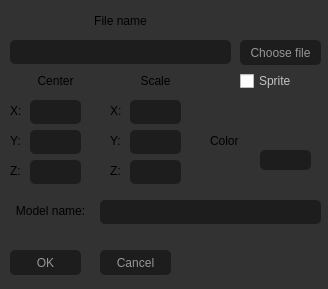
<?xml version="1.0" encoding="UTF-8"?>
<ui version="4.0">
 <class>AddModelWindow</class>
 <widget class="QDialog" name="AddModelWindow">
  <property name="geometry">
   <rect>
    <x>0</x>
    <y>0</y>
    <width>328</width>
    <height>289</height>
   </rect>
  </property>
  <property name="windowTitle">
   <string>Dialog</string>
  </property>
  <property name="styleSheet">
   <string notr="true">QDialog {
	background: rgba(50, 50, 50, 255);
}</string>
  </property>
  <widget class="QLabel" name="label_0">
   <property name="geometry">
    <rect>
     <x>10</x>
     <y>10</y>
     <width>221</width>
     <height>21</height>
    </rect>
   </property>
   <property name="styleSheet">
    <string notr="true">Qlabel{
    color: rgba(200, 200, 200, 180);
}</string>
   </property>
   <property name="text">
    <string>File name</string>
   </property>
   <property name="alignment">
    <set>Qt::AlignCenter</set>
   </property>
  </widget>
  <widget class="QLineEdit" name="le_file">
   <property name="geometry">
    <rect>
     <x>10</x>
     <y>40</y>
     <width>221</width>
     <height>24</height>
    </rect>
   </property>
   <property name="styleSheet">
    <string notr="true">QLineEdit {
    background: rgba(20, 20, 20, 180);
	color: rgba(200, 200, 200, 255);
	border-style: inset;
    border-radius: 5px;
}</string>
   </property>
  </widget>
  <widget class="QPushButton" name="pushButton_file">
   <property name="geometry">
    <rect>
     <x>240</x>
     <y>40</y>
     <width>81</width>
     <height>25</height>
    </rect>
   </property>
   <property name="styleSheet">
    <string notr="true">QPushButton {
    color: rgba(200, 200, 200, 180);
    border-radius: 5px;
    background: rgba(20, 20, 20, 180);
    }

QPushButton:hover {
    background: rgba(10, 10, 10, 180);
    }

QPushButton:pressed {
    border-style: inset;
    background: rgba(0, 0, 0, 180);
    }</string>
   </property>
   <property name="text">
    <string>Choose file</string>
   </property>
  </widget>
  <widget class="QLineEdit" name="le_moveX">
   <property name="geometry">
    <rect>
     <x>30</x>
     <y>100</y>
     <width>51</width>
     <height>24</height>
    </rect>
   </property>
   <property name="styleSheet">
    <string notr="true">QLineEdit {
    background: rgba(20, 20, 20, 180);
	color: rgba(200, 200, 200, 255);
	border-style: inset;
    border-radius: 5px;
}</string>
   </property>
  </widget>
  <widget class="QLabel" name="label_1">
   <property name="geometry">
    <rect>
     <x>10</x>
     <y>70</y>
     <width>91</width>
     <height>21</height>
    </rect>
   </property>
   <property name="styleSheet">
    <string notr="true">Qlabel{
    color: rgba(200, 200, 200, 180);
}</string>
   </property>
   <property name="text">
    <string>Center</string>
   </property>
   <property name="alignment">
    <set>Qt::AlignCenter</set>
   </property>
  </widget>
  <widget class="QLabel" name="label_2">
   <property name="geometry">
    <rect>
     <x>10</x>
     <y>100</y>
     <width>21</width>
     <height>21</height>
    </rect>
   </property>
   <property name="styleSheet">
    <string notr="true">Qlabel{
    color: rgba(200, 200, 200, 180);
}</string>
   </property>
   <property name="text">
    <string>X:</string>
   </property>
  </widget>
  <widget class="QLabel" name="label_3">
   <property name="geometry">
    <rect>
     <x>10</x>
     <y>130</y>
     <width>21</width>
     <height>21</height>
    </rect>
   </property>
   <property name="styleSheet">
    <string notr="true">Qlabel{
    color: rgba(200, 200, 200, 180);
}</string>
   </property>
   <property name="text">
    <string>Y:</string>
   </property>
  </widget>
  <widget class="QLineEdit" name="le_moveY">
   <property name="geometry">
    <rect>
     <x>30</x>
     <y>130</y>
     <width>51</width>
     <height>24</height>
    </rect>
   </property>
   <property name="styleSheet">
    <string notr="true">QLineEdit {
    background: rgba(20, 20, 20, 180);
	color: rgba(200, 200, 200, 255);
	border-style: inset;
    border-radius: 5px;
}</string>
   </property>
  </widget>
  <widget class="QLabel" name="label_4">
   <property name="geometry">
    <rect>
     <x>10</x>
     <y>160</y>
     <width>21</width>
     <height>21</height>
    </rect>
   </property>
   <property name="styleSheet">
    <string notr="true">Qlabel{
    color: rgba(200, 200, 200, 180);
}</string>
   </property>
   <property name="text">
    <string>Z:</string>
   </property>
  </widget>
  <widget class="QLineEdit" name="le_moveZ">
   <property name="geometry">
    <rect>
     <x>30</x>
     <y>160</y>
     <width>51</width>
     <height>24</height>
    </rect>
   </property>
   <property name="styleSheet">
    <string notr="true">QLineEdit {
    background: rgba(20, 20, 20, 180);
	color: rgba(200, 200, 200, 255);
	border-style: inset;
    border-radius: 5px;
}</string>
   </property>
  </widget>
  <widget class="QLabel" name="label_5">
   <property name="geometry">
    <rect>
     <x>100</x>
     <y>70</y>
     <width>111</width>
     <height>21</height>
    </rect>
   </property>
   <property name="styleSheet">
    <string notr="true">Qlabel{
    color: rgba(200, 200, 200, 180);
}</string>
   </property>
   <property name="text">
    <string>Scale</string>
   </property>
   <property name="alignment">
    <set>Qt::AlignCenter</set>
   </property>
  </widget>
  <widget class="QLabel" name="label_6">
   <property name="geometry">
    <rect>
     <x>110</x>
     <y>100</y>
     <width>21</width>
     <height>21</height>
    </rect>
   </property>
   <property name="styleSheet">
    <string notr="true">Qlabel{
    color: rgba(200, 200, 200, 180);
}</string>
   </property>
   <property name="text">
    <string>X:</string>
   </property>
  </widget>
  <widget class="QLineEdit" name="le_scaleX">
   <property name="geometry">
    <rect>
     <x>130</x>
     <y>100</y>
     <width>51</width>
     <height>24</height>
    </rect>
   </property>
   <property name="styleSheet">
    <string notr="true">QLineEdit {
    background: rgba(20, 20, 20, 180);
	color: rgba(200, 200, 200, 255);
	border-style: inset;
    border-radius: 5px;
}</string>
   </property>
  </widget>
  <widget class="QLabel" name="label_8">
   <property name="geometry">
    <rect>
     <x>110</x>
     <y>160</y>
     <width>21</width>
     <height>21</height>
    </rect>
   </property>
   <property name="styleSheet">
    <string notr="true">Qlabel{
    color: rgba(200, 200, 200, 180);
}</string>
   </property>
   <property name="text">
    <string>Z:</string>
   </property>
  </widget>
  <widget class="QLabel" name="label_7">
   <property name="geometry">
    <rect>
     <x>110</x>
     <y>130</y>
     <width>21</width>
     <height>21</height>
    </rect>
   </property>
   <property name="styleSheet">
    <string notr="true">Qlabel{
    color: rgba(200, 200, 200, 180);
}</string>
   </property>
   <property name="text">
    <string>Y:</string>
   </property>
  </widget>
  <widget class="QLineEdit" name="le_scaleZ">
   <property name="geometry">
    <rect>
     <x>130</x>
     <y>160</y>
     <width>51</width>
     <height>24</height>
    </rect>
   </property>
   <property name="styleSheet">
    <string notr="true">QLineEdit {
    background: rgba(20, 20, 20, 180);
	color: rgba(200, 200, 200, 255);
	border-style: inset;
    border-radius: 5px;
}</string>
   </property>
  </widget>
  <widget class="QLineEdit" name="le_scaleY">
   <property name="geometry">
    <rect>
     <x>130</x>
     <y>130</y>
     <width>51</width>
     <height>24</height>
    </rect>
   </property>
   <property name="styleSheet">
    <string notr="true">QLineEdit {
    background: rgba(20, 20, 20, 180);
	color: rgba(200, 200, 200, 255);
	border-style: inset;
    border-radius: 5px;
}</string>
   </property>
  </widget>
  <widget class="QLabel" name="label_9">
   <property name="geometry">
    <rect>
     <x>210</x>
     <y>130</y>
     <width>41</width>
     <height>21</height>
    </rect>
   </property>
   <property name="text">
    <string>Color</string>
   </property>
  </widget>
  <widget class="QPushButton" name="pushButton_ok">
   <property name="geometry">
    <rect>
     <x>10</x>
     <y>250</y>
     <width>71</width>
     <height>25</height>
    </rect>
   </property>
   <property name="styleSheet">
    <string notr="true">QPushButton {
    color: rgba(200, 200, 200, 180);
    border-radius: 5px;
    background: rgba(20, 20, 20, 180);
    }

QPushButton:hover {
    background: rgba(10, 10, 10, 180);
    }

QPushButton:pressed {
    border-style: inset;
    background: rgba(0, 0, 0, 180);
    }</string>
   </property>
   <property name="text">
    <string>OK</string>
   </property>
  </widget>
  <widget class="QPushButton" name="pushButton_cancel">
   <property name="geometry">
    <rect>
     <x>100</x>
     <y>250</y>
     <width>71</width>
     <height>25</height>
    </rect>
   </property>
   <property name="styleSheet">
    <string notr="true">QPushButton {
    color: rgba(200, 200, 200, 180);
    border-radius: 5px;
    background: rgba(20, 20, 20, 180);
    }

QPushButton:hover {
    background: rgba(10, 10, 10, 180);
    }

QPushButton:pressed {
    border-style: inset;
    background: rgba(0, 0, 0, 180);
    }</string>
   </property>
   <property name="text">
    <string>Cancel</string>
   </property>
  </widget>
  <widget class="QPushButton" name="pushButton_color">
   <property name="geometry">
    <rect>
     <x>260</x>
     <y>150</y>
     <width>51</width>
     <height>20</height>
    </rect>
   </property>
   <property name="styleSheet">
    <string notr="true">QPushButton {
    color: rgba(200, 200, 200, 180);
    border-radius: 5px;
    background: rgba(20, 20, 20, 180);
    }

QPushButton:hover {
    background: rgba(10, 10, 10, 180);
    }

QPushButton:pressed {
    border-style: inset;
    background: rgba(0, 0, 0, 180);
    }</string>
   </property>
   <property name="text">
    <string/>
   </property>
  </widget>
  <widget class="QLabel" name="label">
   <property name="geometry">
    <rect>
     <x>260</x>
     <y>120</y>
     <width>51</width>
     <height>20</height>
    </rect>
   </property>
   <property name="text">
    <string/>
   </property>
  </widget>
  <widget class="QCheckBox" name="checkBox_isSprite">
   <property name="geometry">
    <rect>
     <x>240</x>
     <y>70</y>
     <width>81</width>
     <height>22</height>
    </rect>
   </property>
   <property name="styleSheet">
    <string notr="true">QCheckBox::indicator + QCheckBox::unchecked {
	background-color: rgba(40, 40, 40, 255);
}

QCheckBox::indicator + QCheckBox::checked {
	background-color: rgba(20, 20, 20, 255);
}

QCheckBox{
	color: rgba(255, 255, 255, 180);
}</string>
   </property>
   <property name="text">
    <string>Sprite</string>
   </property>
  </widget>
  <widget class="QWidget" name="verticalLayoutWidget">
   <property name="geometry">
    <rect>
     <x>340</x>
     <y>10</y>
     <width>131</width>
     <height>151</height>
    </rect>
   </property>
   <layout class="QVBoxLayout" name="verticalLayout">
    <item>
     <widget class="QLabel" name="label_en">
      <property name="text">
       <string>End of movement</string>
      </property>
      <property name="alignment">
       <set>Qt::AlignCenter</set>
      </property>
     </widget>
    </item>
    <item>
     <layout class="QGridLayout" name="gridLayout_2">
      <item row="0" column="1">
       <widget class="QLineEdit" name="le_en_x">
        <property name="styleSheet">
         <string notr="true">QLineEdit {
    background: rgba(20, 20, 20, 180);
	color: rgba(200, 200, 200, 255);
	border-style: inset;
    border-radius: 5px;
}</string>
        </property>
       </widget>
      </item>
      <item row="0" column="0">
       <widget class="QLabel" name="label_en_x">
        <property name="text">
         <string>X:</string>
        </property>
        <property name="alignment">
         <set>Qt::AlignRight|Qt::AlignTrailing|Qt::AlignVCenter</set>
        </property>
       </widget>
      </item>
      <item row="1" column="1">
       <widget class="QLineEdit" name="le_en_y">
        <property name="styleSheet">
         <string notr="true">QLineEdit {
    background: rgba(20, 20, 20, 180);
	color: rgba(200, 200, 200, 255);
	border-style: inset;
    border-radius: 5px;
}</string>
        </property>
       </widget>
      </item>
      <item row="2" column="1">
       <widget class="QLineEdit" name="le_en_z">
        <property name="styleSheet">
         <string notr="true">QLineEdit {
    background: rgba(20, 20, 20, 180);
	color: rgba(200, 200, 200, 255);
	border-style: inset;
    border-radius: 5px;
}</string>
        </property>
       </widget>
      </item>
      <item row="1" column="0">
       <widget class="QLabel" name="label_en_y">
        <property name="text">
         <string>Y:</string>
        </property>
        <property name="alignment">
         <set>Qt::AlignRight|Qt::AlignTrailing|Qt::AlignVCenter</set>
        </property>
       </widget>
      </item>
      <item row="2" column="0">
       <widget class="QLabel" name="label_en_z">
        <property name="text">
         <string>Z:</string>
        </property>
        <property name="alignment">
         <set>Qt::AlignRight|Qt::AlignTrailing|Qt::AlignVCenter</set>
        </property>
       </widget>
      </item>
     </layout>
    </item>
    <item>
     <widget class="QLabel" name="label_sp">
      <property name="text">
       <string>Speed</string>
      </property>
      <property name="alignment">
       <set>Qt::AlignCenter</set>
      </property>
     </widget>
    </item>
    <item>
     <widget class="QLineEdit" name="le_speed">
      <property name="styleSheet">
       <string notr="true">QLineEdit {
    background: rgba(20, 20, 20, 180);
	color: rgba(200, 200, 200, 255);
	border-style: inset;
    border-radius: 5px;
}</string>
      </property>
     </widget>
    </item>
   </layout>
  </widget>
  <widget class="QLineEdit" name="le_name">
   <property name="geometry">
    <rect>
     <x>100</x>
     <y>200</y>
     <width>221</width>
     <height>24</height>
    </rect>
   </property>
   <property name="styleSheet">
    <string notr="true">QLineEdit {
    background: rgba(20, 20, 20, 180);
	color: rgba(200, 200, 200, 255);
	border-style: inset;
    border-radius: 5px;
}</string>
   </property>
  </widget>
  <widget class="QLabel" name="label_10">
   <property name="geometry">
    <rect>
     <x>10</x>
     <y>200</y>
     <width>81</width>
     <height>21</height>
    </rect>
   </property>
   <property name="styleSheet">
    <string notr="true">Qlabel{
    color: rgba(200, 200, 200, 180);
}</string>
   </property>
   <property name="text">
    <string>Model name:</string>
   </property>
   <property name="alignment">
    <set>Qt::AlignCenter</set>
   </property>
  </widget>
  <zorder>le_scaleY</zorder>
  <zorder>label_0</zorder>
  <zorder>le_file</zorder>
  <zorder>pushButton_file</zorder>
  <zorder>le_moveX</zorder>
  <zorder>label_1</zorder>
  <zorder>label_2</zorder>
  <zorder>label_3</zorder>
  <zorder>le_moveY</zorder>
  <zorder>label_4</zorder>
  <zorder>le_moveZ</zorder>
  <zorder>label_5</zorder>
  <zorder>label_6</zorder>
  <zorder>le_scaleX</zorder>
  <zorder>label_8</zorder>
  <zorder>label_7</zorder>
  <zorder>le_scaleZ</zorder>
  <zorder>label_9</zorder>
  <zorder>pushButton_ok</zorder>
  <zorder>pushButton_cancel</zorder>
  <zorder>pushButton_color</zorder>
  <zorder>label</zorder>
  <zorder>checkBox_isSprite</zorder>
  <zorder>verticalLayoutWidget</zorder>
  <zorder>le_name</zorder>
  <zorder>label_10</zorder>
 </widget>
 <resources/>
 <connections/>
</ui>
